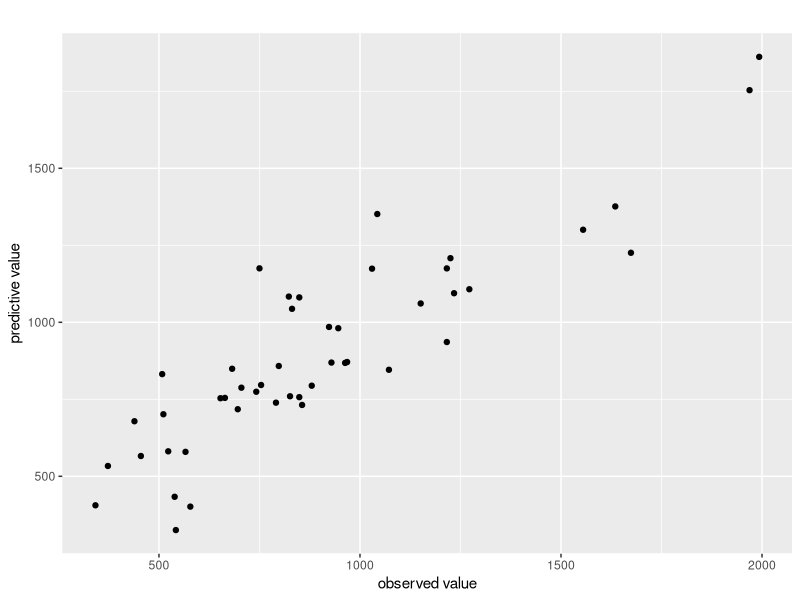
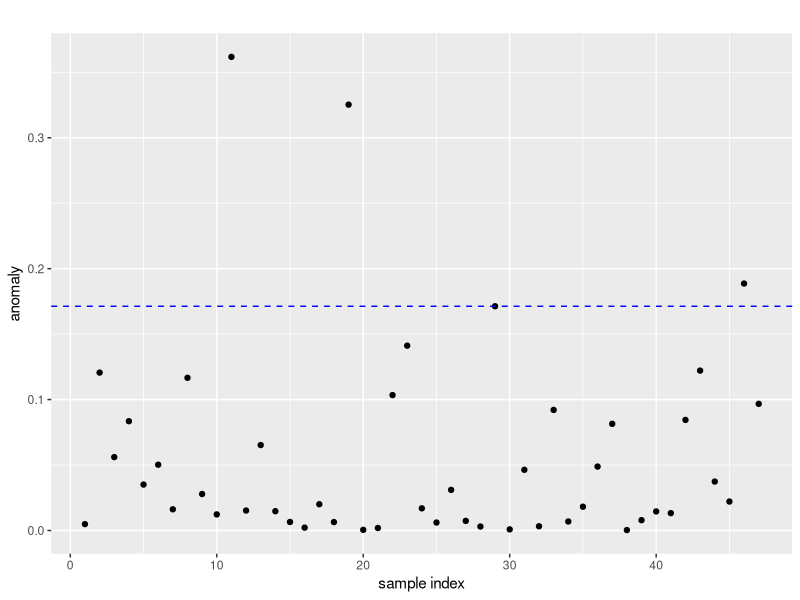
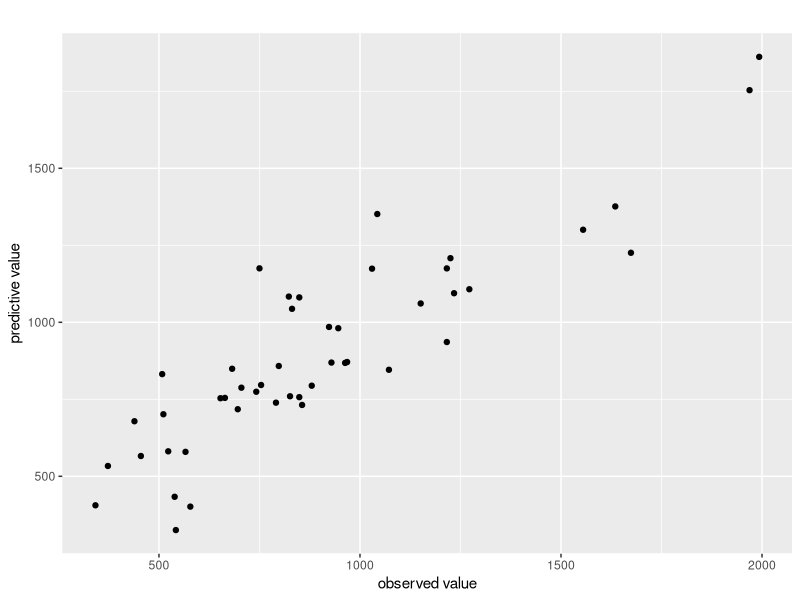
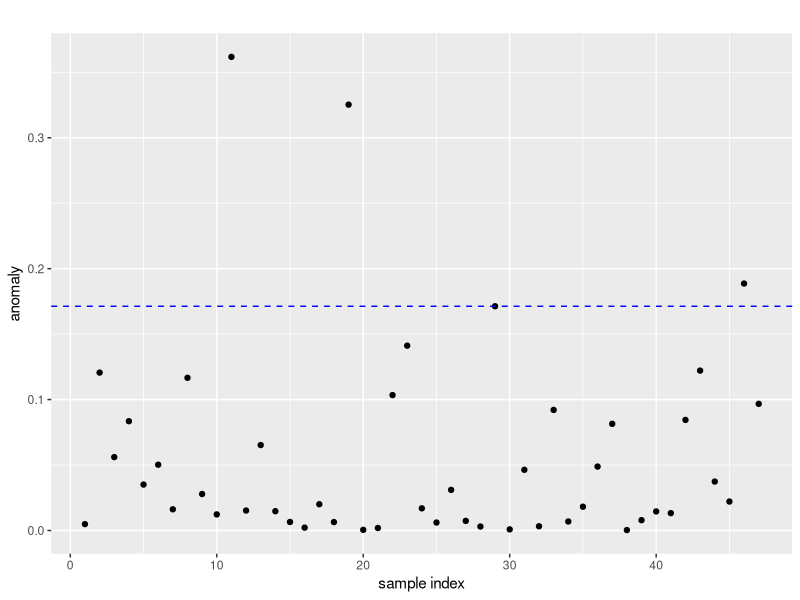

R code for these plots, in order:
require(MASS)
require(ggplot2)

# change working directory
frame_files <- lapply(sys.frames(), function(x) x$ofile)
frame_files <- Filter(Negate(is.null), frame_files)
setwd(dirname(frame_files[[length(frame_files)]]))

X <- UScrime[,-c(2,16)]
M <- ncol(X)
y <- UScrime[,16]
N <- length(y)
head(cbind(X,y))
#     M  Ed Po1 Po2  LF  M.F Pop  NW  U1 U2 GDP Ineq     Prob    Time    y
# 1 151  91  58  56 510  950  33 301 108 41 394  261 0.084602 26.2011  791
# 2 143 113 103  95 583 1012  13 102  96 36 557  194 0.029599 25.2999 1635
# 3 142  89  45  44 533  969  18 219  94 33 318  250 0.083401 24.3006  578
# 4 136 121 149 141 577  994 157  80 102 39 673  167 0.015801 29.9012 1969
# 5 141 121 109 101 591  985  18  30  91 20 578  174 0.041399 21.2998 1234
# 6 121 110 118 115 547  964  25  44  84 29 689  126 0.034201 20.9995  682

model <- lm.ridge(
        y ~ .,
        cbind(X,y),
        lambda=seq(0,5,length=50)
      )

summary(model)
#        Length Class  Mode
# coef   700    -none- numeric
# scales  14    -none- numeric
# Inter    1    -none- numeric
# lambda  50    -none- numeric
# ym       1    -none- numeric
# xm      14    -none- numeric
# GCV     50    -none- numeric
# kHKB     1    -none- numeric
# kLW      1    -none- numeric

bestIndex <- which.min(model$GCV)
coefs <- coef(model)[bestIndex,]
lam <- model$lambda[bestIndex]
ypred <- as.matrix(X) %*% as.matrix(coefs[2:15]) + coefs[1]
yy <- data.frame(x=y, y=ypred)

p <- ggplot(yy,
      aes(
        x=x,
        y=y
      )
    )
p <- p + geom_point() + labs(title="", x="observed value", y="predictive value")
plot(p)
ggsave("./img/lm-ridge.png", p)

sig2 <- (lam*sum(coefs[2:15]^2) + sum(as.numeric(ypred)-y)^2) / N
X_ <- t(scale(X, scale=F))
H <- t(X_) %*% solve(X_ %*% t(X_) + lam * diag(M),X_)
TrHN <- sum(diag(H)) / N
a <- (as.numeric(ypred)-y)^2 / ((1-TrHN)*sig2) # anomaly
th <- sort(a)[N*(1-0.05)] # threshold
anomaly <- data.frame(a=a, th=th)

p <- ggplot(anomaly,
      aes(
        x=c(1:47),
        y=a
      )
    )
p <- p + geom_point() + geom_hline(yintercept=th, linetype="dashed", colour="blue") + labs(title="", x="sample index", y="anomaly")
plot(p)
ggsave("./img/anomary.png", p)
